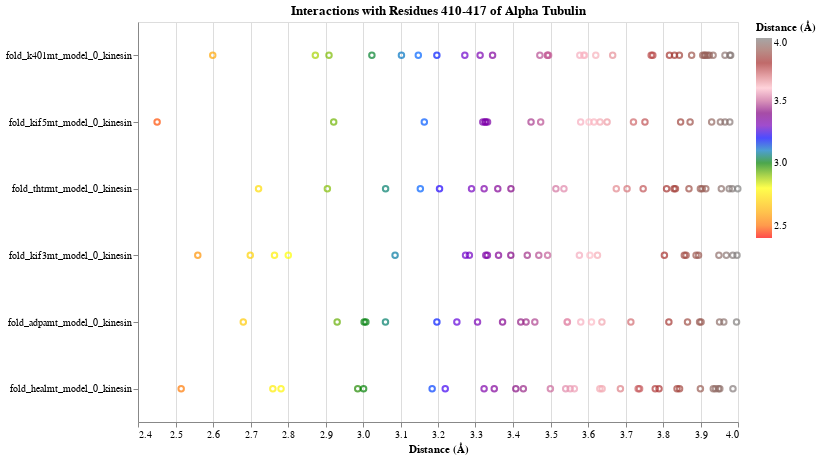

The cell this chart's notebook holds for it:
### Code cell
import pandas as pd
import altair as alt
import os

# Path to the directory containing the CSV files
directory_path = '/Users/jazzeruncal/git/Jazzer_surf/data/interactionsMT'

# Initialize empty DataFrames to store alpha interactions
alpha_df = pd.DataFrame()

# Process each CSV file in the directory
for filename in os.listdir(directory_path):
    if filename.endswith(".csv") and 'alpha' in filename:
        file_path = os.path.join(directory_path, filename)
        
        # Load the CSV file
        df = pd.read_csv(file_path)
        
        # Extract the Kinesin name from the filename
        kinesin_name = filename.replace('test_kinesin_', '').replace('_alpha.csv', '')
        df['Kinesin'] = kinesin_name
        df['Type'] = 'Alpha'
        
        # Append to the alpha DataFrame
        alpha_df = pd.concat([alpha_df, df], ignore_index=True)

# Filter the alpha interactions to include only interactions with residues 410 to 417 of the alpha tubulin
filtered_alpha_df = alpha_df[(alpha_df['Residue ID 2'].between(410, 417))]

# Ensure all Kinesins are represented, even if they have no interactions with residues 410 to 417
all_kinesins = alpha_df['Kinesin'].unique()
for kinesin in all_kinesins:
    if kinesin not in filtered_alpha_df['Kinesin'].values:
        for residue_id in range(410, 418):
            empty_row = pd.DataFrame({'Residue Name 1': [None], 'Residue ID 1': [None], 'Atom Name 1': [None], 
                                      'Residue Name 2': ['E'], 'Residue ID 2': [residue_id], 'Atom Name 2': [None], 
                                      'Distance (Å)': [None], 'Kinesin': [kinesin], 'Type': ['Alpha']})
            filtered_alpha_df = pd.concat([filtered_alpha_df, empty_row], ignore_index=True)

# Define the specific order for Kinesin
kinesin_order = ['fold_k401mt_model_0_kinesin', 'fold_kif5mt_model_0_kinesin', 'fold_thtrmt_model_0_kinesin'] + \
                [k for k in all_kinesins if k not in ['fold_k401mt_model_0_kinesin', 'fold_kif5mt_model_0_kinesin', 'fold_thtrmt_model_0_kinesin']]

# Convert Kinesin column to ordered categorical type
filtered_alpha_df['Kinesin'] = pd.Categorical(filtered_alpha_df['Kinesin'], categories=kinesin_order, ordered=True)

# Define color scale for distance intervals from 2.4 Å to 4.0 Å
distance_color_scale = alt.Scale(domain=[2.4, 2.6, 2.8, 3.0, 3.2, 3.4, 3.6, 3.8, 4.0],
                                 range=['red', 'orange', 'yellow', 'green', 'blue', 'purple', 'pink', 'brown', 'grey'])

# Create the plot
alpha_plot = alt.Chart(filtered_alpha_df).mark_point().encode(
    y=alt.Y('Kinesin:N', title=None, sort=kinesin_order),
    x=alt.X('Distance (Å):Q', title='Distance (Å)', scale=alt.Scale(domain=[2.4, 4.0])),
    color=alt.Color('Distance (Å):Q', scale=distance_color_scale, legend=alt.Legend(title="Distance (Å)")),
    tooltip=['Residue Name 1:N', 'Residue ID 1:Q', 'Atom Name 1:N', 'Residue Name 2:N', 'Residue ID 2:Q', 'Atom Name 2:N', 'Distance (Å):Q']
).properties(
    height=400,
    width=600,
    title='Interactions with Residues 410-417 of Alpha Tubulin'
).configure_text(
    fontWeight='bold'
)

# Display the plot
alpha_plot

### Figure 1 — Vega-Lite specification as saved in the notebook (floating-point values rounded to 4 significant figures; data arrays with more than 128 entries replaced by an {"elided": "..."} marker saying what was removed)
{"config": {"view": {"continuousWidth": 300, "continuousHeight": 300}, "text": {"fontWeight": "bold"}}, "data": {"name": "data-5021a38685f3b4ec043cbe0e26c6dfbc"}, "mark": {"type": "point"}, "encoding": {"color": {"field": "Distance (Å)", "legend": {"title": "Distance (Å)"}, "scale": {"domain": [2.4, 2.6, 2.8, 3.0, 3.2, 3.4, 3.6, 3.8, 4.0], "range": ["red", "orange", "yellow", "green", "blue", "purple", "pink", "brown", "grey"]}, "type": "quantitative"}, "tooltip": [{"field": "Residue Name 1", "type": "nominal"}, {"field": "Residue ID 1", "type": "quantitative"}, {"field": "Atom Name 1", "type": "nominal"}, {"field": "Residue Name 2", "type": "nominal"}, {"field": "Residue ID 2", "type": "quantitative"}, {"field": "Atom Name 2", "type": "nominal"}, {"field": "Distance (Å)", "type": "quantitative"}], "x": {"field": "Distance (Å)", "scale": {"domain": [2.4, 4.0]}, "title": "Distance (Å)", "type": "quantitative"}, "y": {"field": "Kinesin", "sort": ["fold_k401mt_model_0_kinesin", "fold_kif5mt_model_0_kinesin", "fold_thtrmt_model_0_kinesin", "fold_kif3mt_model_0_kinesin", "fold_adpamt_model_0_kinesin", "fold_healmt_model_0_kinesin"], "title": null, "type": "nominal"}}, "height": 400, "title": "Interactions with Residues 410-417 of Alpha Tubulin", "width": 600, "$schema": "https://vega.github.io/schema/vega-lite/v5.8.0.json", "datasets": {"data-5021a38685f3b4ec043cbe0e26c6dfbc": {"elided": "162 records"}}}
